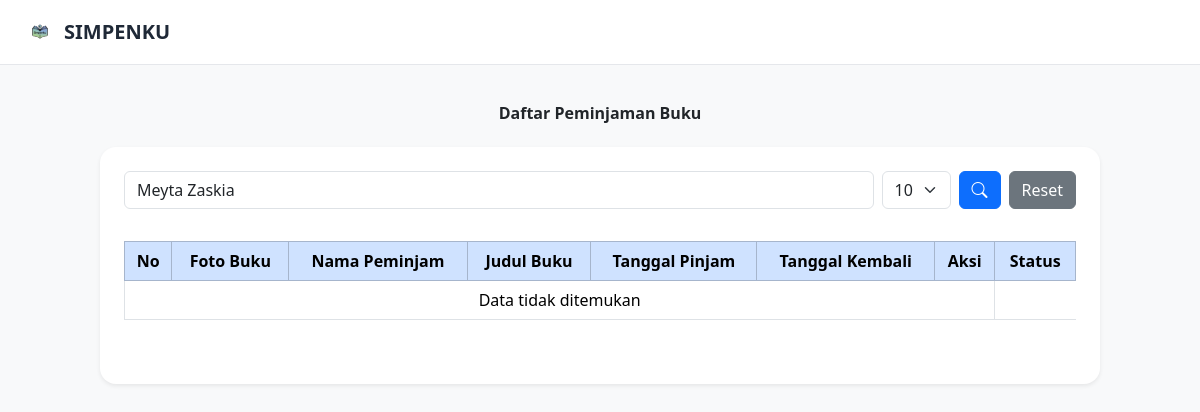
The app's page /admin/peminjaman/kelola_peminjaman.php?cari=Meyta Zaskia, older data.
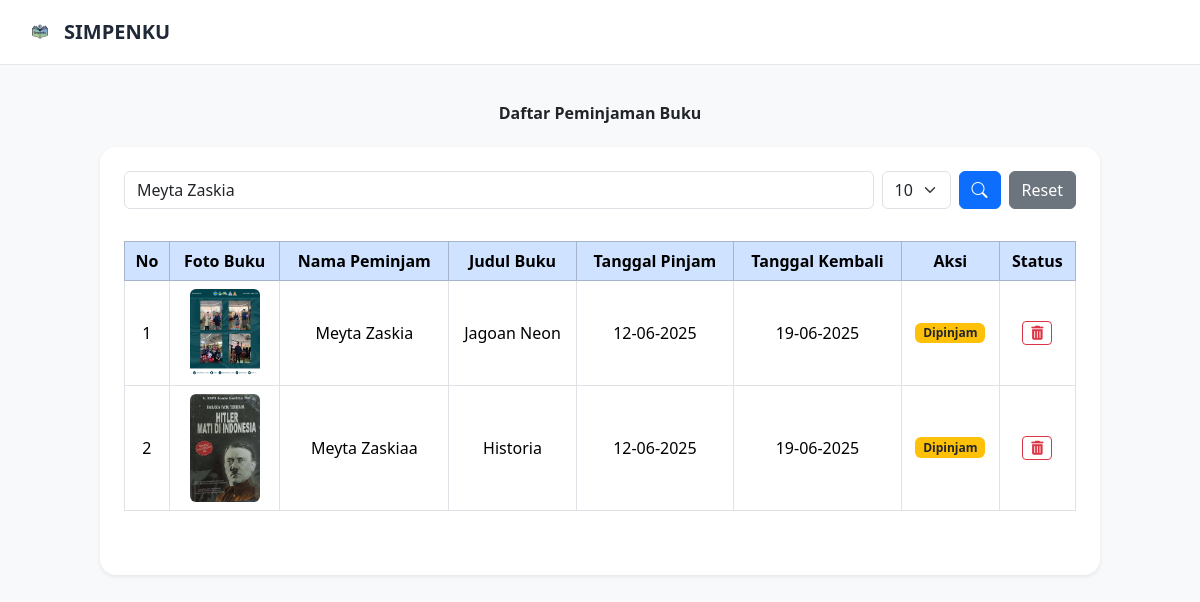
The same page, newer data.
### tables this page shows
CREATE TABLE `peminjaman` (
  `id` int NOT NULL,
  `users_id` int NOT NULL,
  `buku_id` int NOT NULL,
  `tanggal_pinjam` date NOT NULL,
  `tanggal_kembali` date DEFAULT NULL,
  `status` enum('dipinjam','kembali','tidak dipinjam') DEFAULT 'tidak dipinjam'
);

CREATE TABLE `buku` (
  `id` int NOT NULL,
  `judul` varchar(255) NOT NULL,
  `penerbit` varchar(100) DEFAULT NULL,
  `tahun_terbit` year DEFAULT NULL,
  `kategori_id` int DEFAULT NULL,
  `jumlah` int DEFAULT '1',
  `status` enum('tersedia','dipinjam','tidak tersedia') DEFAULT 'tersedia',
  `created_at` timestamp NULL DEFAULT CURRENT_TIMESTAMP,
  `foto` varchar(255) DEFAULT NULL,
  `penulis_id` int DEFAULT NULL
);

CREATE TABLE `users` (
  `id` int NOT NULL,
  `email` varchar(100) NOT NULL,
  `nama` varchar(100) NOT NULL,
  `nomor_telepon` varchar(20) DEFAULT NULL,
  `password` text NOT NULL,
  `role` enum('petugas','penyewa') NOT NULL,
  `created_at` timestamp NULL DEFAULT CURRENT_TIMESTAMP
);

### admin/peminjaman/kelola_peminjaman.php (the view, shortened to what the changed rows need)
<?php
include '../../includes/db.php';
$cari = isset($_GET['cari']) ? trim($_GET['cari']) : '';
$page = isset($_GET['page']) ? (int) $_GET['page'] : 1;
$page = ($page < 1) ? 1 : $page;
$limit = 10;
$offset = ($page - 1) * $limit;
$where = !empty($cari) ? "WHERE u.nama LIKE '%$cari%' OR b.judul LIKE '%$cari%'" : '';
$query = mysqli_query($conn, "
    SELECT p.*, u.nama AS nama_user, b.judul AS judul_buku, b.foto AS foto_buku
    FROM peminjaman p
    JOIN users u ON p.users_id = u.id
    JOIN buku b ON p.buku_id = b.id
    $where
    ORDER BY p.tanggal_pinjam DESC
    LIMIT $limit OFFSET $offset
");
$no = $offset + 1;
?>
<!DOCTYPE html>
<html lang="en">
<head>
    <link href="https://cdn.jsdelivr.net/npm/bootstrap@5.3.6/dist/css/bootstrap.min.css" rel="stylesheet" />
    <link rel="stylesheet" href="https://cdn.jsdelivr.net/npm/bootstrap-icons@1.10.5/font/bootstrap-icons.css" />
    <link rel="stylesheet" href="https://cdnjs.cloudflare.com/ajax/libs/font-awesome/6.0.0/css/all.min.css" />
    <link href="https://cdn.jsdelivr.net/npm/tailwindcss@2.2.19/dist/tailwind.min.css" rel="stylesheet">
</head>
<body style="background-color: #f8f9fa;">
    <main class="container-fluid py-4">
        <div class="container">
            <h2 class="mb-4 text-center fw-bold">Daftar Peminjaman Buku</h2>
            <div class="card shadow-sm rounded-4 border-0">
                <div class="card-body p-4">
                    <div class="table-responsive">
                        <table class="table table-bordered table-hover text-center align-middle">
                            <thead class="table-primary">
                                <tr>
                                    <th>No</th>
                                    <th>Foto Buku</th>
                                    <th>Nama Peminjam</th>
                                    <th>Judul Buku</th>
                                    <th>Tanggal Pinjam</th>
                                    <th>Tanggal Kembali</th>
                                    <th>Aksi</th>
                                    <th>Status</th>
                                </tr>
                            </thead>
                            <tbody>
                                <?php if ($query && mysqli_num_rows($query) > 0): ?>
                                    <?php while ($row = mysqli_fetch_assoc($query)): ?>
                                        <tr>
                                            <td><?= $no++ ?></td>
                                            <td>
                                                <img src="../../uploads/buku/<?= htmlspecialchars($row['foto_buku']) ?>"
                                                    alt="Foto Buku" width="70" height="70" class="rounded mx-auto">
                                            </td>
                                            <td><?= htmlspecialchars($row['nama_user']) ?></td>
                                            <td><?= htmlspecialchars($row['judul_buku']) ?></td>
                                            <td><?= date('d-m-Y', strtotime($row['tanggal_pinjam'])) ?></td>
                                            <td><?= $row['tanggal_kembali'] ? date('d-m-Y', strtotime($row['tanggal_kembali'])) : '-' ?>
                                            </td>
                                            <td>
                                                <span
                                                    class="badge <?= $row['status'] === 'kembali' ? 'bg-success' : 'bg-warning text-dark' ?>">
                                                    <?= ucfirst($row['status']) ?>
                                                </span>
                                            </td>
                                            <td>
                                                <a href="hapus_peminjaman.php?id=<?= $row['id'] ?>"
                                                    class="btn btn-sm btn-outline-danger"
                                                    onclick="return confirm('Hapus peminjaman ini?')" title="Hapus">
                                                    <i class="fas fa-trash-alt"></i>
                                                </a>
                                            </td>
                                        </tr>
                                    <?php endwhile; ?>
                                <?php else: ?>
                                    <tr>
                                        <td colspan="7" class="text-center">Data tidak ditemukan</td>
                                    </tr>
                                <?php endif; ?>
                            </tbody>
                        </table>
                    </div>
                </div>
            </div>
        </div>
    </main>
</body>
</html>

Row changes from the older to the newer data that the page shows:
added peminjaman: buku.foto (picture), users.nama "Meyta Zaskia", buku.judul "Jagoan Neon", tanggal_pinjam "12-06-2025", tanggal_kembali "19-06-2025", status "Dipinjam"
added peminjaman: buku.foto (picture), users.nama "Meyta Zaskiaa", buku.judul "Historia", tanggal_pinjam "12-06-2025", tanggal_kembali "19-06-2025", status "Dipinjam"
Text that changed along with them:
text no longer shown: "Data tidak ditemukan"
